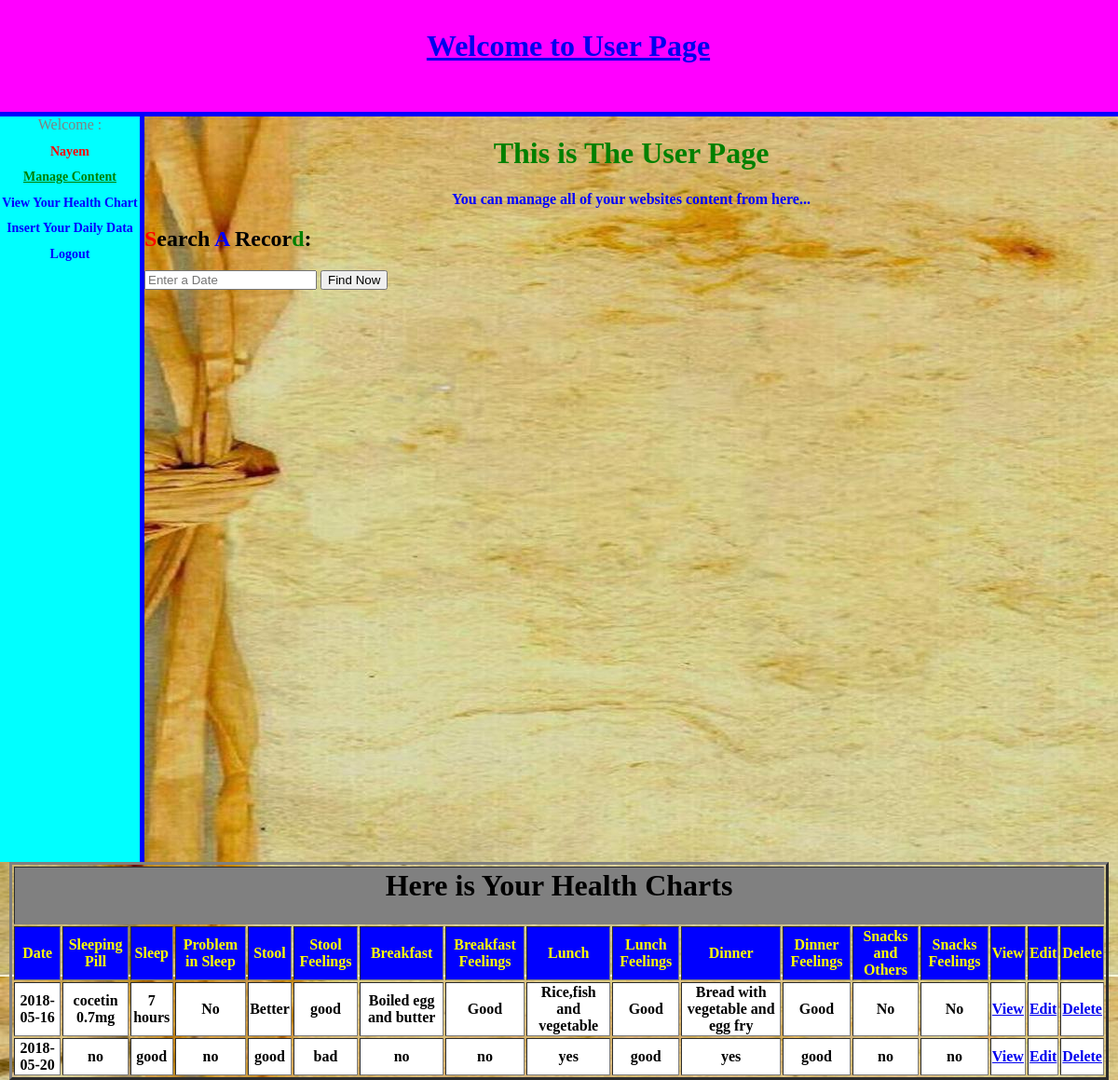
The page /index.php?view=view (signed in) on the database its author committed.
### tables this page shows
CREATE TABLE `health_chart` (
  `Date` date NOT NULL,
  `Sleeping pill` varchar(20) NOT NULL,
  `Sleep` varchar(20) NOT NULL,
  `Problem in sleep` varchar(50) NOT NULL,
  `Stool` varchar(30) NOT NULL,
  `Feelings_Stool` text NOT NULL,
  `Breakfast` varchar(50) NOT NULL,
  `Feelings_Breakfast` text NOT NULL,
  `Lunch` varchar(100) NOT NULL,
  `Feelings_Lunch` text NOT NULL,
  `Dinner` varchar(100) NOT NULL,
  `Feelings_Dinner` text NOT NULL,
  `Snacks and Others` varchar(100) NOT NULL,
  `Feelings_Others` text NOT NULL
);

### index.php (the view, shortened to what this page needs)
<?php
	if(!$_SESSION['user_name'])
	{
		header('location:user_login.php?error=You Required To Login First...!!!');
	}
	else
	{
?>
<html>
	<head>
		<link rel = "stylesheet" href = "main.css"></link>
	</head>
	<body>
		<header>
			<h1><a href = "index.php">Welcome to User Page</a></h1>
		</header>
		<aside>
			Welcome : <font color = "red" size = "3"><h2><?php echo $_SESSION['user_name']; ?></h2></font>
			<font color = "green" size = "2"><u><h2>Manage Content</h2></u></font>
			<h2><a href = "index.php?view=view">View Your Health Chart</a></h2>
			<h2><a href = "insert_record.php">Insert Your Daily Data</a></h2>
			<h2><a href = "logout.php">Logout</a></h2>
		</aside>
		<center>
			<h1 style = "color : green; font-weight : bold;">This is The User Page</h1>
				<p style = "color : blue; font-weight : bold;">You can manage all of your websites content from here...</p>
		</center>
		<form action="search.php" method="get">
			<h2 style="color: black; font-weight: bold; font-family: comic sans MS;"><span style="color: red;">S</span>earch <span style="color: blue;">A </span>Recor<span style="color: green;">d</span>:</h2><input type="text" name="search" placeholder="Enter a Date">
			<input type="submit" name="submit" value="Find Now">
		</form>
		<?php
			if(isset($_GET['view']))
			{
		?>
		<table width = "1180" align = "center" border = "3">
			<tr>
				<td align = "center" colspan = "18" bgcolor = "gray">
					<h1 style = "color : black; font-weight : bold;">Here is Your Health Charts</h1>
				</td>
			</tr>
			<tr bgcolor = "blue" style = "color : yellow; font-weight : bold">
				<th>Date</th>
				<th>Sleeping Pill</th>
				<th>Sleep</th>
				<th>Problem in Sleep</th>
				<th>Stool</th>
				<th>Stool Feelings</th>
				<th>Breakfast</th>
				<th>Breakfast Feelings</th>
				<th>Lunch</th>
				<th>Lunch Feelings</th>
				<th>Dinner</th>
				<th>Dinner Feelings</th>
				<th>Snacks and Others</th>
				<th>Snacks Feelings</th>
				<th>View</th>
				<th>Edit</th>
				<th>Delete</th>
			</tr>
			<?php
				include("includes/connect.php");
				if(isset($_GET['view']))
				{
					$query = "select *from health_chart";
					$run = mysqli_query($con,$query);
					while($row = mysqli_fetch_array($run))
					{
						$date = $row['Date'];
						$sleeping_pill = $row['Sleeping pill'];
						$sleep = $row['Sleep'];
						$sleeping_problem = $row['Problem in sleep'];
						$stool = $row['Stool'];
						$stool_feelings = $row['Feelings_Stool'];
						$breakfast = $row['Breakfast'];
						$breakfast_feelings = $row['Feelings_Breakfast'];
						$lunch = $row['Lunch'];
						$lunch_feelings = $row['Feelings_Lunch'];
						$dinner = $row['Dinner'];
						$dinner_feelings = $row['Feelings_Dinner'];
						$others = $row['Snacks and Others'];
						$others_feelings = $row['Feelings_Others'];
			?>
			<tr align = "center" style = "color : black; font-weight : bold;" bgcolor = "white">
				<td><?php echo $date; ?></td>
				<td><?php echo $sleeping_pill; ?></td>
				<td><?php echo $sleep; ?></td>
				<td><?php echo $sleeping_problem; ?></td>
				<td><?php echo $stool; ?></td>
				<td><?php echo $stool_feelings; ?></td>
				<td><?php echo $breakfast; ?></td>
				<td><?php echo $breakfast_feelings; ?></td>
				<td><?php echo $lunch; ?></td>
				<td><?php echo $lunch_feelings; ?></td>
				<td><?php echo $dinner; ?></td>
				<td><?php echo $dinner_feelings; ?></td>
				<td><?php echo $others; ?></td>
				<td><?php echo $others_feelings; ?></td>
				<td><a href = "view.php?view=<?php echo $date; ?>">View</a></td>
				<td><a href = "edit.php?edit=<?php echo $date; ?>">Edit</a></td>
				<td><a href = "delete.php?delete=<?php echo $date; ?>">Delete</a></td>
			</tr>
			<?php }}} ?>
		</table>
	</body>
</html>
	<?php } ?>

### main.css (style rules this page uses)
body { color : gray; padding : 0; margin : 0; background : url(b1.jpg); }
header { width : 100%; height : 100px; background : magenta; text-align : center; padding : 10px; border-bottom : 5px solid blue; }
aside { float : left; background : aqua; width : 150px; height : 100%; border-right : 5px solid blue; text-align : center; }
aside a:link, a:visited { color : blue; font-family : comic sans MS; text-decoration : none; }
aside h2 { font-size : 14px; }

### rows shown on the page
health_chart: Date "2018-05-16", Sleeping pill "cocetin 0.7mg", Sleep "7 hours", Problem in sleep "No", Stool "Better", Feelings_Stool "good", Breakfast "Boiled egg and butter", Feelings_Breakfast "Good", Lunch "Rice,fish and vegetable", Feelings_Lunch "Good", Dinner "Bread with vegetable and egg fry", Feelings_Dinner "Good", Snacks and Others "No", Feelings_Others "No"
health_chart: Date "2018-05-20", Sleeping pill "no", Sleep "good", Problem in sleep "no", Stool "good", Feelings_Stool "bad", Breakfast "no", Feelings_Breakfast "no", Lunch "yes", Feelings_Lunch "good", Dinner "yes", Feelings_Dinner "good", Snacks and Others "no", Feelings_Others "no"

### other values the page prints
$_SESSION['user_name'] "Nayem"
